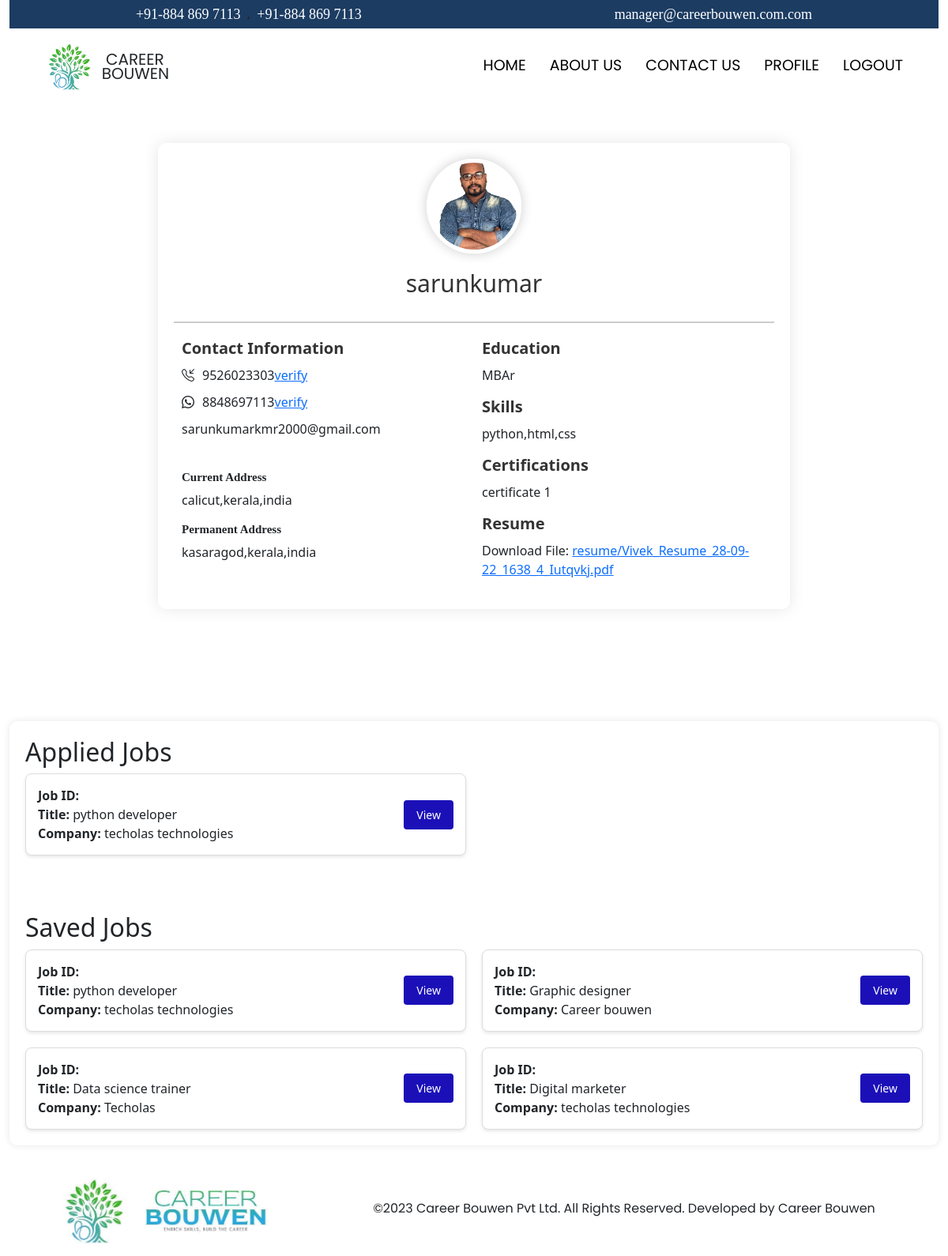
Screenshot of /profile (signed in) with the database file from the repository.
### cb_app/models.py (models this page shows)
class UsersProfile(models.Model):
    fullname=models.CharField(max_length=255)
    profile_user=models.ForeignKey(User,on_delete=models.CASCADE)
    photo=models.ImageField(upload_to='profile_photos/', blank=True)
    email=models.EmailField(null=True,unique=True)
    phone1=models.CharField(max_length=255,null=True)
    phone2=models.CharField(max_length=255,null=True)
    phone1_verified=models.BooleanField(default=False)
    phone2_verified=models.BooleanField(default=False)
    current_address=models.CharField(max_length=255)
    permanant_address=models.CharField(max_length=255)
    Education=models.CharField(max_length=255)
    skills=models.CharField(max_length=255)
    certifications=models.CharField(max_length=255)
    resume=models.FileField(upload_to='resume/',blank=True)

class Applications(models.Model):
    candidate=models.ForeignKey(User,on_delete=models.CASCADE)
    job=models.ForeignKey(Jobs,on_delete=models.CASCADE)
    applied_date=models.DateTimeField(auto_now=True)

class Jobs(models.Model):
    job_title=models.CharField(max_length=255)
    company_name=models.CharField(max_length=255)
    location=models.CharField(max_length=255)
    mode=models.CharField(max_length=255)
    description=models.CharField(max_length=255)
    experience_required=models.IntegerField()
    skills_required=models.CharField(max_length=255)
    starting_salary=models.IntegerField()
    ending_salary=models.IntegerField()
    languages=models.CharField(max_length=255)

class Saved_jobs(models.Model):
    candidate=models.ForeignKey(User,on_delete=models.CASCADE)
    job=models.ForeignKey(Jobs,on_delete=models.CASCADE)

### cb_app/views.py (the view)
# urls.py: path('profile',views.profile,name='profile'),
@login_required(login_url='login')
def profile(request):
    current_user=request.user
    try:
        profile=UsersProfile.objects.get(profile_user=current_user)
        applied_jobs=Applications.objects.filter(candidate=current_user)
        saved_jobs=Saved_jobs.objects.filter(candidate=current_user)
    except:
        profile=None
        applied_jobs=None
        saved_jobs=None
    context={'profile':profile,'applied_jobs':applied_jobs,'saved_jobs':saved_jobs}
    return render(request,'profile.html',context)

### templates/profile.html (shortened to what this page needs)
{% extends "includes/base.html" %}
{% load static %}
{% block head %}
    <link rel="stylesheet" href="{% static 'css/profile.css' %}">
    <link rel="stylesheet" href="{% static 'css/editProfile.css' %}">
    <link rel="stylesheet" href="https://cdn.jsdelivr.net/npm/bootstrap-icons@1.11.1/font/bootstrap-icons.css">
    <link rel="stylesheet" href="https://cdn.jsdelivr.net/npm/swiper@11/swiper-bundle.min.css" />
    <link href="https://unpkg.com/aos@2.3.1/dist/aos.css" rel="stylesheet">
{% endblock head %}
{% block content %}
    {% if not profile %}
    <section class="editProfileSection">
        <div class="container">
            <form action="{% url 'editprofile' %}" method='POST' enctype='multipart/form-data'>
                {% csrf_token %}
                <div class="row">
                    <div class="col-12 col-md-6 mx-auto" data-aos="fade-right" data-aos-delay="300" data-aos-duration='1000'>
                        <div class="wrapper">
                            <h2>Enhance Your Jobseeker Profile</h2>
                            <div class="form-group">
                                <label for="">Full Name</label>
                                <input type="text" name="name" placeholder="">
                            </div>
                            <div class="form-group image">
                                <label for="">Photo</label>
                                <input type="file" name='photo' accept="image/*">
                            </div>
                            <div class="form-group">
                                <label for="">Contact Number</label>
                                <input type="number" name="phone1" placeholder="">
                            </div>
                            <div class="form-group">
                                <label for="">WhatsApp Number</label>
                                <input type="number" name="phone2" placeholder="">
                            </div>
                            <div class="form-group">
                                <label for="">Email ID</label>
                                <input type="email" name="email" placeholder="">
                            </div>
                            <div class="form-group">
                                <label for="">Current Address</label>
                                <textarea name="current_address" id="" ></textarea>
                            </div>
                        </div>
                    </div>
                    <div class="col-12 col-md-6 mx-auto" data-aos="fade-left" data-aos-delay="0" data-aos-duration='1000'>
                        <div class="wrapper right-section">
                            <div class="form-group">
                                <label for="">Permanent Address</label>
                                <textarea name="permanant_address" id="" ></textarea>
                            </div>
                            <div class="form-group">
                                <label for="">Education</label>
                                <select name="education" id="">
                                    <option value="">Select</option>
                                    <option value="SSLC">SSLC</option>
                                    <option value="Plus Two">Plus Two</option>
                                    <option value="Bcom">Bcom</option>
                                    <option value="BBA">BBA</option>
                                    <option value="Bsc">Bsc</option>
                                    <option value="BA">BA</option>
                                    <option value="Btech">Btech</option>
                                    <option value="Msc">Msc</option>
                                    <option value="M-tech">M-tech</option>
                                    <option value="MBA">MBA</option>
                                    <option value="Mcom">Mcom</option>
                                </select>
                            </div>
                            <div class="form-group">
                                <label for="">Skills</label>
                                <input type="text" name="skills" placeholder="">
                            </div>
                            <div class="form-group">
                                <label for="">Experience</label>
                                <input type="text" name="experience" placeholder="">
                            </div>
                            <div class="form-group">
                                <label for="">Certifications</label>
                                <input type="text" name="certifications" placeholder="">
                            </div>
                            <div class="form-group">
                                <label for="">Resume</label>
                                <input type="file" name="resume" accept=".pdf, .doc , .docx">
                            </div>
                            <input type="submit" class="btn btn-primary">
                        </div>
                    </div>
                </div>
            </form>
        </div>
    </section>
    {% else %}
    <div class="container profile-container">
      <div class="profile-photo">
        <img src="{{profile.photo.url}}" alt="Profile Photo">
      </div>
      <div class="profile-info">
        <h2>{{profile.fullname}}</h2>
      </div>
      <div class="line"></div>
      <div class="columns">
        <div class="column">
          <h4>Contact Information</h4>
          <p class="icon-with-text "><i class="bi bi-telephone-inbound"></i>  {{profile.phone1}}
          {% if profile.phone1_verified %}
          <p>verified</p>
      {% else %}
      <a href="{% url 'verify1' %}">verify</a>
      {% endif %}</p>
      <p class="icon-with-text "><i class="bi bi-whatsapp"></i>  {{profile.phone2}}
        {% if profile.phone2_verified %}
        <p>verified</p>
    {% else %}
    <a href="{% url 'verify2' %}">verify</a>
    {% endif %}</p>
          <p> {{profile.email}}</p><br>
          <h5>Current Address</h5>
          <p>{{profile.current_address}}</p>
          <h5>Permanent Address</h5>
          <p>{{profile.permanant_address}}</p><br>
        </div>
        <div class="column">
          <h4>Education</h4>
          <p>{{profile.Education}}r</p>
          <h4>Skills</h4>
          <p>{{profile.skills}}</p>
          <h4>Certifications</h4>
          <p>{{profile.certifications}}</p>
          <h4>Resume</h4>
          {% if profile.resume %}
          <p>Download File: <a href="{{ profile.resume.url }}" download>{{ profile.resume }}</a></p>
        {% else %}
          <p>No file available.</p>
        {% endif %}
        </div>
      </div>
    </div>
    {% endif %}
    <br><br><br>
<div class="container-grid">
    {% if applied_jobs %}
    <h2>Applied Jobs</h2>
    <div class="grid-container" id="applied-jobs">
        {% for job in applied_jobs %}
            <div class="job-card">
                <div class="job-details">
                    <strong>Job ID:</strong> {{ job.job.job_id }}<br>
                    <strong>Title:</strong> {{ job.job.job_title }}<br>
                    <strong>Company:</strong> {{job.job.company_name}}
                </div>
                <a href=""><button class="view-job-button">View</button></a>
            </div>
        {% endfor %}
    </div>
    {% endif %}
<br><br><br>
    {% if saved_jobs %}
    <h2>Saved Jobs</h2>
    <div class="grid-container" id="saved-jobs">
        {% for s in saved_jobs %}
            <div class="job-card">
                <div class="job-details">
                    <strong>Job ID:</strong> {{ s.job.job_id }}<br>
                    <strong>Title:</strong> {{ s.job.job_title }}<br>
                    <strong>Company:</strong> {{ s.job.company_name }}
                </div>
                <a href=""><button class="view-job-button">View</button></a>
            </div>
        {% endfor %}
    </div>
    {% endif %}
</div>
{% endblock content %}

### static/css/base.css (style rules this page uses)
html { scroll-behavior: smooth; }
* { margin: 0; padding: 0; box-sizing: border-box; list-style-type: none; }
body { width: 100%; overflow-x: hidden; }

### static/css/profile.css (style rules this page uses)
* { margin: 0; padding: 0; box-sizing: border-box; list-style-type: none; }
section.profileSection h4, h5 { font-family: 'Gotham-Medium'; }
.profile-container { max-width: 800px; margin: 50px auto; padding: 20px; background-color: rgb(255, 255, 255); border-radius: 10px; box-shadow: 0 0 20px rgba(0, 0, 0, 0.1); text-align: center; }
.profile-photo { width: 120px; height: 120px; border-radius: 50%; overflow: hidden; margin: 0 auto; border: 5px solid #ffffff; box-shadow: 0 0 15px rgba(0, 0, 0, 0.2); }
.profile-photo img { width: 100%; height: 100%; object-fit: cover; }
.profile-info { margin-top: 20px; }
.profile-info h2 { font-size: 30px; margin-bottom: 10px; color: #333333; position: relative; display: inline-block; }
.profile-info h2:after { content: ''; display: block; position: absolute; bottom: -5px; left: 50%; transform: translateX(-50%); }
.line { border-top: 2px solid #ccc; margin-top: 20px; margin-bottom: 20px; }
.columns { display: flex; justify-content: space-between; }
.column { flex: 1; text-align: left; padding: 0 10px; }
.column h4 { font-size: 20px; color: #333333; margin-bottom: 10px; position: relative; display: inline-block; font-weight: bold; }
.column h4:after { content: ''; display: block; position: absolute; bottom: -5px; left: 0; }
.icon-with-text { display: flex; align-items: center; margin-bottom: 10px; }
.icon-with-text i { margin-right: 10px; }
h5 { font-size: 15px; font-weight: bold; }
.container-grid { max-width: 1200px; margin: 20px auto; padding: 20px; background-color: #fff; box-shadow: 0 0 10px rgba(0, 0, 0, 0.1); border-radius: 10px; }
.grid-container { display: grid; gap: 20px; }
.job-card { border: 1px solid #ddd; padding: 15px; border-radius: 8px; background-color: #fff; display: flex; justify-content: space-between; align-items: center; box-shadow: 0 2px 4px rgba(0, 0, 0, 0.1); transition: transform 0.3s; }
.view-job-button { background-color:rgb(27, 16, 184); color: white; border: none; padding: 8px 16px; text-align: center; text-decoration: none; font-size: 14px; cursor: pointer; border-radius: 4px; }
@media (min-width: 601px) { .grid-container { grid-template-columns: repeat(2, 1fr); } }

### static/css/editProfile.css (style rules this page uses)
* { margin: 0; padding: 0; box-sizing: border-box; list-style-type: none; }

### rows the page displays
UsersProfile: photo (picture), fullname "sarunkumar", phone1 "9526023303", phone2 "8848697113", email "sarunkumarkmr2000@gmail.com", current_address "calicut,kerala,india", permanant_address "kasaragod,kerala,india", Education "MBA", skills "python,html,css", certifications "certificate 1", resume "resume/Vivek_Resume_28-09-22_1638_4_Iutqvkj.pdf"
Applications: job.job_title "python developer", job.company_name "techolas technologies"
Saved_jobs: job.job_title "python developer", job.company_name "techolas technologies"
Saved_jobs: job.job_title "Graphic designer", job.company_name "Career bouwen"
Saved_jobs: job.job_title "Data science trainer", job.company_name "Techolas"
Saved_jobs: job.job_title "Digital marketer", job.company_name "techolas technologies"
